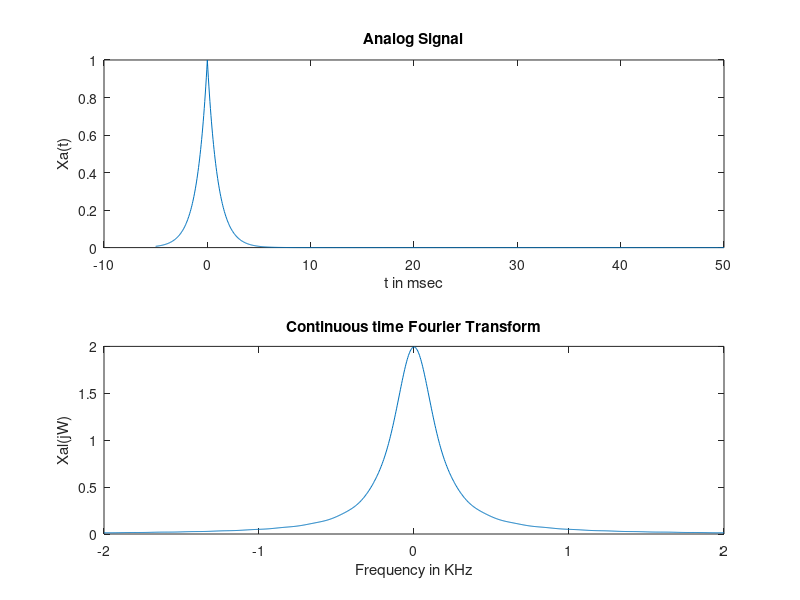

This chart was generated by the following MATLAB code:
clc;
close all;
dt=0.00005;
t=-0.005:dt:0.05;
Xa=exp(-1000*abs(t));
subplot(2,1,1);
plot(t*1000,Xa);
title('Analog Signal');
xlabel('t in msec');
ylabel('Xa(t)');

Wmax=2*pi*2000;
K=500;
k=0:1:K;
W=k*Wmax/K;
Xal=Xa*exp(-1i*t'*W)*dt;
Xal=real(Xal);
W=[-fliplr(W),W(2:501)];
Xal=[fliplr(Xal),Xal(2:501)];
subplot(2,1,2);
plot(W/(2*pi*1000),Xal*1000);
title('Continuous time Fourier Transform');
xlabel('Frequency in KHz');
ylabel('Xal(jW)');
